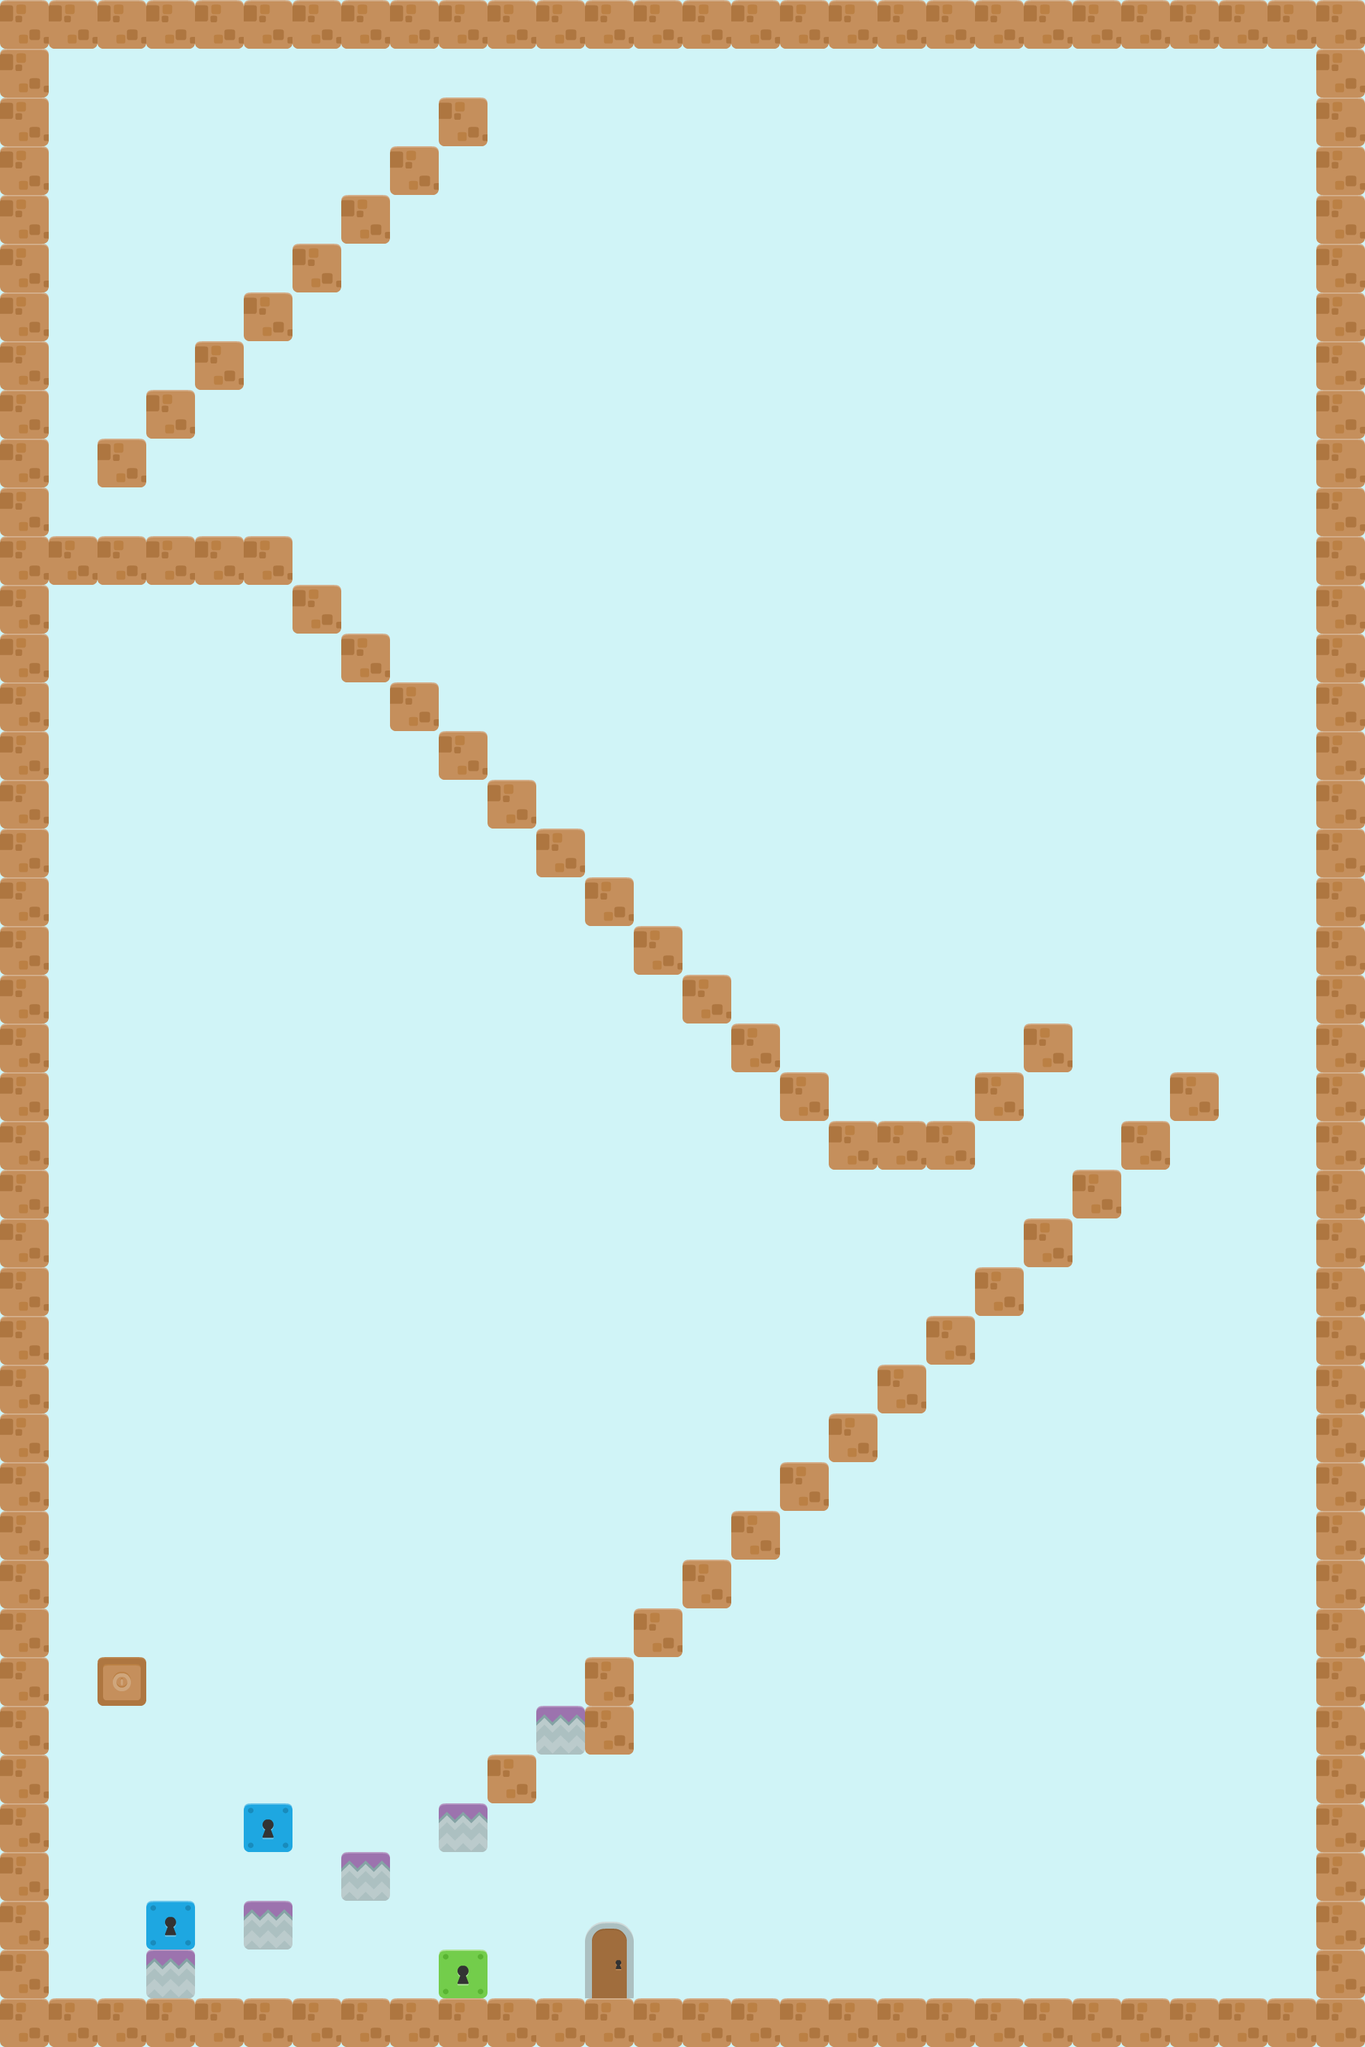

A 2D game scene composited from a Tiled map and its tileset images. What follows is a short description and the map's XML, with each tile layer's data collapsed to a summary:
An orthogonal 28x42 tile map with 70x70 px tiles, 4 tile layers (BackgroundLayer, DecorationLayer, CollisionLayer, FruitLayer), 4 tilesets.

<map version="1.0" orientation="orthogonal" renderorder="left-up" width="28" height="42" tilewidth="70" tileheight="70" nextobjectid="19">
 <tileset firstgid="1" name="tiles_spritesheet" tilewidth="70" tileheight="70" spacing="2">
  <image source="CutePack/Base pack/Tiles/tiles_spritesheet.png" trans="ff00ff" width="914" height="936" />
  <tile id="44">
   <properties>
    <property name="suelo" value="true" />
   </properties>
  </tile>
  <tile id="56">
   <properties>
    <property name="suelo" value="true" />
   </properties>
  </tile>
  <tile id="68">
   <properties>
    <property name="suelo" value="true" />
   </properties>
  </tile>
  <tile id="80">
   <properties>
    <property name="suelo" value="true" />
   </properties>
  </tile>
  <tile id="91">
   <properties>
    <property name="suelo" value="true" />
   </properties>
  </tile>
  <tile id="97">
   <properties>
    <property name="fruitType" value="apple" />
   </properties>
  </tile>
  <tile id="103">
   <properties>
    <property name="suelo" value="true" />
   </properties>
  </tile>
  <tile id="115">
   <properties>
    <property name="suelo" value="true" />
   </properties>
  </tile>
  <tile id="132">
   <properties>
    <property name="desplazable" value="true" />
    <property name="suelo" value="true" />
   </properties>
  </tile>
 </tileset>
 <tileset firstgid="157" name="fondo" tilewidth="70" tileheight="70" spacing="2">
  <image source="CutePack/Base pack/bg.png" trans="ff00ff" width="256" height="256" />
 </tileset>
 <tileset firstgid="166" name="transparent" tilewidth="70" tileheight="70">
  <image source="CutePack/transparent.png" width="70" height="70" />
  <tile id="0">
   <properties>
    <property name="tileType" value="air" />
   </properties>
  </tile>
 </tileset>
 <tileset firstgid="167" name="Frutas-01" tilewidth="70" tileheight="70">
  <image source="CutePack/Frutas/Frutas-01.png" width="140" height="140" />
  <tile id="0">
   <properties>
    <property name="tileType" value="manzana" />
   </properties>
  </tile>
  <tile id="1">
   <properties>
    <property name="tileType" value="uva" />
   </properties>
  </tile>
  <tile id="2">
   <properties>
    <property name="tileType" value="sandia" />
   </properties>
  </tile>
  <tile id="3">
   <properties>
    <property name="tileType" value="pera" />
   </properties>
  </tile>
 </tileset>
 <layer name="BackgroundLayer" width="28" height="42">
  <data>[1176 cells, 1176 non-empty, 1 distinct tile ids]</data>
 </layer>
 <layer name="DecorationLayer" width="28" height="42">
  <data>[1176 cells, 6 non-empty, 5 distinct tile ids]</data>
 </layer>
 <layer name="CollisionLayer" width="28" height="42">
  <data>[1176 cells, 1176 non-empty, 3 distinct tile ids]</data>
 </layer>
 <layer name="FruitLayer" width="28" height="42">
  <data>[1176 cells, 4 non-empty, 4 distinct tile ids]</data>
 </layer>
</map>
